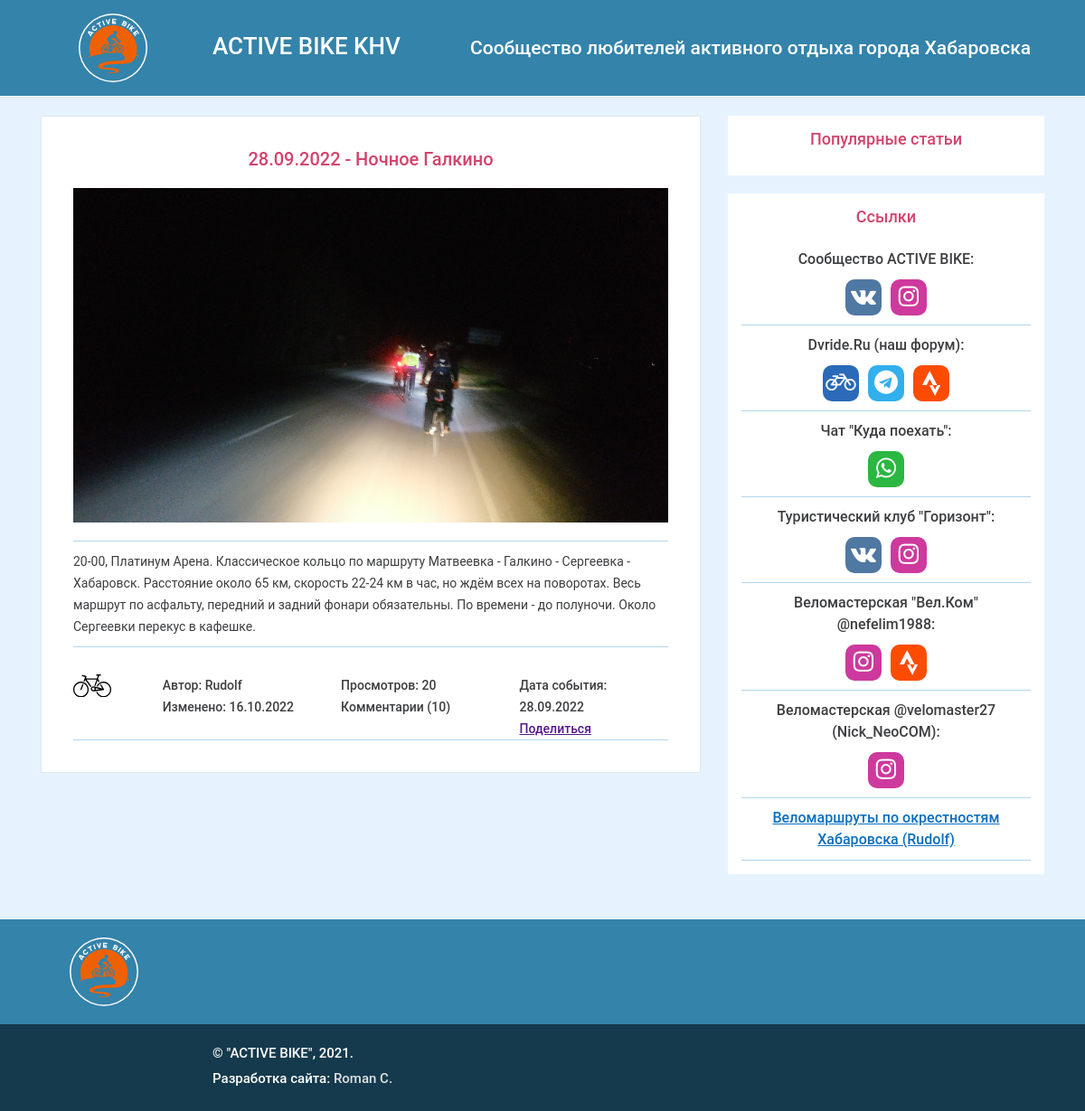
The page /events/3/ on the database its author committed.
### events/models.py (models this page shows, shortened)
class Event(models.Model):
    caption = models.CharField(max_length=200)
    description = models.TextField()
    image = models.ImageField(
        'Картинка',
        upload_to='events/',
        blank=True
    )
    author = models.ForeignKey(
        User,
        on_delete=models.CASCADE,
        related_name='events'
    )
    event_type = models.ForeignKey(
        EventType,
        on_delete=SET_NULL,
        blank=True,
        null=True,
        related_name='events'
    )
    tags = models.ManyToManyField(
        Tag,
        related_name='events',
        verbose_name='Теги',
    )
    date_pub = models.DateTimeField(auto_now_add=True)
    date_planned = models.DateTimeField()
    date_edited = models.DateTimeField(auto_now_add=True)
    class Meta:
        ordering = ['-date_planned']
        verbose_name = 'Событие'
        verbose_name_plural = 'События'

### events/views.py (the view)
# urls.py: path('events/<int:event_id>/', views.event_detail, name='event_detail'),
def event_detail(request, event_id):
    event = get_object_or_404(Event, pk=event_id)
    author_events_count = Event.objects.filter(author=event.author).count()
    context = {
        'event': event,
    }
    return render(request, 'events/event_detail.html', context)

### templates/events/event_detail.html (shortened to what this page needs)
{% extends 'base.html' %}
{% load static %}
{% load cache %}
{% load thumbnail %}
{% block content %}
<article class="event-page">
  <h3 class="event-page__caption">{{ event.date_planned|date:"d.m.Y" }} - {{ event.caption }}</h3>
  <div class="event-page__main">
    <div class="event-page__image">
      {% thumbnail event.image "500x300" crop="center" upscale=True as im %}
        <img src="{{ im.url }}" width="{{ im.width }}" height="{{ im.height }}" alt="{{ event.caption }}" class="event-page__image-img">
      {% endthumbnail %}
    </div>
    <div class="event-page-descr">
      <p class="event-page-descr__text">{{ event.description }}</p>
    </div>
  </div>
  <div class="event-page__info">
    <div class="event-page__info-col-1">
      <div class="event-page__icons">
        <span class="icon-bike"></span>
      </div>
    </div>
    <div class="event-page__info-col-2">
      <div class="event-page-author">
        Автор:
        <span class="event-page-author__value">{{ event.author }}</span>
      </div>
      <div class="event-page-date-edited">
        Изменено:
        <span class="event-page-date-edited__value">{{ event.date_edited|date:"d.m.Y" }}</span>
      </div>
    </div>
    <div class="event-page__info-col-3">
      <div class="event-page__views">
        Просмотров:
        <span class="event-page__views-value">20</span>
      </div>
      <div class="event-page__comments">
        Комментарии (<span class="event-page__views-value">10</span>)
      </div>
    </div>
    <div class="event-page__info-col-4">
      <div class="event-page__date">
        Дата события:
        <span class="event-page__date-value">{{ event.date_planned|date:"d.m.Y" }}</span>
      </div>
      <div class="event-page__share">
        <a class="event-page__date-value" href="">Поделиться</a>
      </div>
    </div>
  </div>
</article>
{% endblock %}

### templates/base.html (shortened to what this page needs)
{% load static %}
<!DOCTYPE html>
<html>
  <head>
    <link rel="stylesheet" href="{% static 'libs/bootstrap-grid.min.css' %}">
    <link rel="stylesheet" href="{% static 'libs/reset.css' %}">
    <link rel="stylesheet" href="{% static 'libs/font-awesome/css/font-awesome.min.css' %}">
    <link rel="stylesheet" href="{% static 'css/style.css' %}">
  </head>
  <body>
    {% include 'includes/header.html' %}
    <main id="primary" class="main site-main">
      <div class="container">
        <div class="row">
          <div class="col-8">
            <div class="content">
                {% block content %}Нет мероприятий.{% endblock %}
            </div>
          </div>
          <div class="col-4">
            <aside class="links-block m-5">
              <h2 class="links-block__caption links-caption">
                Популярные статьи
              </h2>
            </aside>
            <aside class="links-block">
              <h2 class="links-block__caption links-caption">
                Ссылки
              </h2>
              <ul class="links-block__list">
                <li class="links-block__li">
                  <span class="links-block__text">Сообщество ACTIVE BIKE:</span>
                  <span class="social-links">
                    <a
                      href="https://vk.com/bikekhv"
                      class="social-link social-link_vk"
                      title="Вконтакте"
                      ><i class="fa fa-vk fa-lg"></i
                    ></a>
                    <a
                      href="https://www.instagram.com/activebike_khv"
                      class="social-link social-link_instagram"
                      title="Instagram"
                      ><i class="fa fa-instagram fa-lg"></i
                    ></a>
                  </span>
                </li>
                <li class="links-block__li">
                  <span class="links-block__text">Dvride.Ru (наш форум):</span>
                  <span class="social-links">
                    <a
                      href="https://www.dvride.ru"
                      class="social-link social-link_dvride"
                      title="Форум Dvride.Ru"
                      ><i class="fa fa-bicycle fa-lg"></i
                    ></a>
                    <a
                      href="https://t.me/dvride"
                      class="social-link social-link_telegram"
                      title="чат ВелоХа в Telegram"
                      ><i class="fa fa-telegram fa-lg"></i
                    ></a>
                    <a
                      href="https://www.strava.com/clubs/dvride"
                      class="social-link social-link_strava"
                      title="Клуб Dvride в Strava"
                      ><i class="icon-strava"></i
                    ></a>
                  </span>
                </li>
                <li class="links-block__li">
                  <span class="links-block__text">Чат "Куда поехать":</span>
                  <span class="social-links">
                    <a
                      href="https://chat.whatsapp.com/Evl24E6CGerETihtyJQtDE"
                      class="social-link social-link_whatsapp"
                      title="WhatsApp"
                      ><i class="fa fa-whatsapp fa-lg"></i
                    ></a>
                  </span>
                </li>
                <li class="links-block__li">
                  <span class="links-block__text"
                    >Туристический клуб "Горизонт":</span
                  >
                  <span class="social-links">
                    <a
                      href="https://vk.com/togu_gorizont"
                      class="social-link social-link_vk"
                      title="Вконтакте"
                      ><i class="fa fa-vk fa-lg"></i
                    ></a>
                    <a
                      href="https://instagram.com/tc_gorizont_khv"
                      class="social-link social-link_instagram"
                      title="Instagram"
                      ><i class="fa fa-instagram fa-lg"></i
                    ></a>
                  </span>
                </li>
                <li class="links-block__li">
                  <span class="links-block__text"
                    >Веломастерская "Вел.Ком" @nefelim1988:</span
                  >
                  <span class="social-links">
                    <a
                      href="https://www.instagram.com/velcomebike"
                      class="social-link social-link_instagram"
                      title="Instagram"
                      ><i class="fa fa-instagram fa-lg"></i
                    ></a>
                    <a
                      href="https://www.strava.com/clubs/velcombike"
                      class="social-link social-link_strava"
                      title="Strava"
                      ><i class="icon-strava"></i
                    ></a>
                  </span>
                </li>
                <li class="links-block__li">
                  <span class="links-block__text"
                    >Веломастерская @velomaster27 (Nick_NeoCOM):</span
                  >
                  <span class="social-links">
                    <a
                      href="https://www.instagram.com/velomaster27/"
                      class="social-link social-link_instagram"
                      title="Instagram"
                      ><i class="fa fa-instagram fa-lg"></i
                    ></a>
                  </span>
                </li>
                <li class="links-block__li">
                  <a
                    href="https://rudolf-khb.livejournal.com/124304.html"
                    class="link"
                    >Веломаршруты по окрестностям Хабаровска (Rudolf)</a
                  >
                </li>
              </ul>
            </aside>
          </div>
        </div>
      </div>
    </main>
    {% include 'includes/footer.html' %}
  </body>
</html>

### templates/includes/header.html (shortened to what this page needs)
{% load static %}
{% load common_tags %}
<header class="header">
  <div class="header-topline">
    <div class="container">
      <div class="row justify-content-center align-items-center">
        <div class="col-2">
          <div class="site-logo-wrapper">
            <a href="/" class="site-logo"></a>
          </div>
        </div>
        <div class="col-3">
          <h1 class="header-text__title">ACTIVE BIKE KHV</h1>
        </div>
        <div class="col-7">
          <div class="header-text">
            Сообщество любителей активного отдыха города Хабаровска
          </div>
        </div>
      </div>
    </div>
  </div>
<nav class="header-menu">
  <div class="container">
    <div class="row justify-content-center align-items-center">
      <div class="col-12">
          {% load menubuilder %}
      </div>
    </div>
  </div>
</nav>
</header>

### templates/includes/footer.html (shortened to what this page needs)
<footer class="footer site-footer">
  <div class="footer-menu-wrapper">
    <div class="container">
      <div class="row">
        <div class="col-4 col-md-2">
          <div class="site-logo-wrapper site-logo-wrapper_footer">
            <div class="site-logo site-logo_footer"></div>
          </div>
        </div>
        <div class="col-8 col-md-10">
                {% load menubuilder %}
        </div>
      </div>
    </div>
  </div>
  <div class="footer-copyright">
    <div class="container">
      <div class="row">
        <div class="col-4 col-md-2">
        </div>
        <div class="col-8 col-md-10">
          <p class="footer__copyright-text">&copy; "ACTIVE BIKE", 2021.</p>
          <p class="footer__copyright-text footer__copyright-text_2">Разработка сайта:
          <a href="https://www.instagram.com/xjavue/" class="footer__link">Roman C.</a></p>
        </div>
      </div>
    </div>
  </div>
</footer>

### static/css/style.css (style rules this page uses)
body { background-color: #e6f3ff; color: rgb(61, 62, 64); font-family: Roboto, Arial, Helvetica, sans-serif; font-size: 16px; font-weight: 500; line-height: 1.5em; }
h2, h3 { font-size: 18px; font-family: Roboto, Arial, Helvetica, sans-serif; font-weight: 500; font-style: normal; text-align: center; color: #d3446c; line-height: normal; }
.header { margin-bottom: 20px; z-index: 99; width: 100%; }
.header-topline { position: relative; padding: 15px 0; background-color: #3483aa; color: #fff; }
.header-text { font-size: 21px; }
.header-text__title { position: relative; display: inline-block; font-size: 24px; text-align: center; }
.header-menu { background-color: #fff; border-bottom: 1px solid #dfe8ee; }
.site-logo-wrapper { display: flex; justify-content: center; align-content: center; }
.site-logo-wrapper_footer { margin-right: 20px; }
.site-logo { display: inline-block; width: 76px; height: 76px; background: url(../img/site_logo+.svg) 0px 0px / cover no-repeat; }
.main { position: relative; margin-bottom: 30px; }
.links-block { width: 100%; padding: 15px 0; margin-bottom: 20px; background-color: #fff; }
.links-caption { padding: 0 25px; margin-bottom: 15px; }
.links-block__list { list-style: none; margin: 0 15px; text-align: center; }
.links-block__li { display: flex; justify-content: center; flex-wrap: wrap; align-items: center; padding: 10px; transition: all 0.3s; border-bottom: 1px solid #b2d5eb; -webkit-tap-highlight-color: transparent; }
.links-block__text { display: block; width: calc(47% - 10px); margin-right: 10px; }
.social-links { display: flex; width: 53%; flex-wrap: nowrap; justify-content: start; align-content: start; }
.social-link { display: flex; justify-content: center; align-items: center; width: 40px; height: 40px; font-size: 20px; text-decoration: none; text-align: center; background-color: #f2f2f2; border-radius: 10px; color: #fff; position: relative; top: 0; left: 0; cursor: pointer; }
.social-link:not(:last-child) { margin-right: 10px; }
.social-link i { font-size: 26px; }
.social-link_vk { background-color: #4f78a3; }
.social-link_instagram { background-color: #ce399d; }
.social-link_dvride { background-color: #2a6ab8; }
.social-link_strava { background-color: #fc4c02; }
.social-link_whatsapp { background-color: #2bb741; }
.social-link_telegram { background-color: #32afed; }
.icon-strava { display: inline-block; width: 20px; height: 28px; background: url(../img/strava_icon.svg) 0px 0px / cover no-repeat; }
.content { padding: 15px; background-color: #fff; border: 1px solid #dfe8ee; }
.icon-bike { display: inline-block; width: 42px; height: 25px; background: url(../img/bike_icon.svg) 0px 0px / cover no-repeat; }
.event-page { padding: 20px; box-sizing: border-box; text-align: center; }
.event-page__main { width: 100%; margin-bottom: 30px; }
.event-page__caption { display: block; font-size: 20px; font-weight: 500; text-align: center; margin-bottom: 20px; }
.event-page__image { height: 100%; margin-bottom: 20px; }
.event-page__image-img { display: block; width: 100%; height: 100%; object-fit: cover; object-position: center top; }
.event-page-descr { padding: 10px 0; text-align: left; font-weight: 400; border-top: 1px solid #b2d5eb; border-bottom: 1px solid #b2d5eb; }
.event-page-descr__text { font-size: 14px; }
.event-page__info { display: flex; justify-content: space-between; width: 100%; text-align: left; font-size: 14px; display: flex; border-bottom: 1px solid #b2d5eb; }
.event-page__info-col-1 { width: 15%; }
.event-page__info-col-2 { width: 30%; }
.event-page__info-col-3 { width: 30%; }
.event-page__info-col-4 { width: 25%; }
.link { color: #0b6fc0; cursor: pointer; text-decoration: underline; }
.footer { color: #fff; font-size: 15px; }
.footer-menu-wrapper { background-color: #3483aa; padding: 20px; }
.footer-copyright { padding: 20px; display: flex; flex-wrap: wrap; justify-content: start; align-items: center; align-content: center; background-color: #153a4d; }
.footer__copyright-text { width: 100%; }
.footer__link { color: #e2e2e2; text-decoration: none; display: inline-block; padding: 4px 0; }
@media (max-width: 1200px) { .header-topline::after { left: 46%; } }
@media (max-width: 1200px) { .header-text__title { font-size: 26px; margin-right: 20px; } }
@media (max-width: 1200px) { .links-block__text { width: 100%; margin-right: 0; margin-bottom: 10px; text-align: center; } }
@media (max-width: 1200px) { .social-links { width: 100%; justify-content: center; } }

### rows shown on the page
Event: date_planned "28.09.2022", caption "Ночное Галкино", description "20-00, Платинум Арена. Классическое кольцо по маршруту Матвеевка - Галкино - Сергеевка - Хабаровск. Расстояние около 65 км, скорость 22-24 км в час, но ждём всех на поворотах. Весь маршрут по асфальту, передний и задний фонари обязательны. По времени - до полуночи. Около Сергеевки перекус в кафешке.", author "Rudolf", date_edited "16.10.2022"
